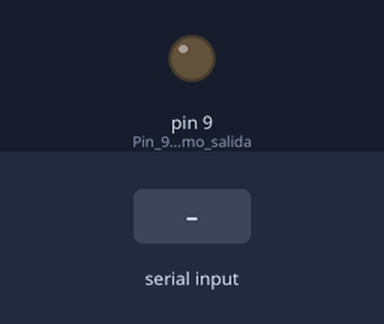
A sketch run on a simulated Arduino Uno, built with avr-gcc and run on an emulated ATmega328P. Parts: output pins drawn as LEDs (lit = HIGH). The test bench sets the inputs (shaded band).

Above: at 1.2 s.
1.3 s: byte 30 received over Serial
At 2.5 s:
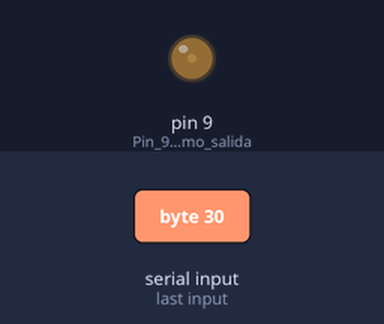
2.8 s: byte 90 received over Serial
At 3.7 s:
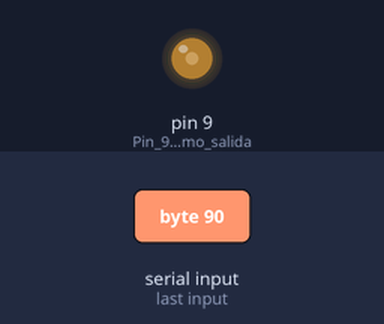
Timing chart, 0 to 5.8 s (numbered marks = the images above; inputs shaded):
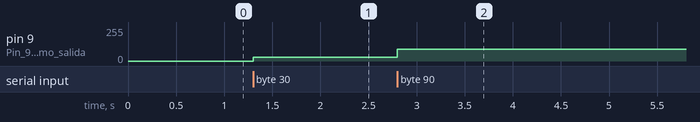

Measured:
- after the input at 1.3 s, pin 9 (Pin_9_como_salida): 0/255 → 30/255 at once
- after the input at 2.8 s, pin 9 (Pin_9_como_salida): 30/255 → 90/255 at once

The sketch:

SerialControl_SSR.ino
```cpp
/*

 */

int Valor;

void setup() {
  Serial.begin(9600);           // Inicializar serial.
  pinMode(9, OUTPUT);           // Pin 9 como salida.
}

void loop() {
  if (Serial.available()){
    Valor = Serial.read();
    Serial.flush();
    analogWrite(9, Valor);    // Activación pin 9, activar SSR
  }
}
```
